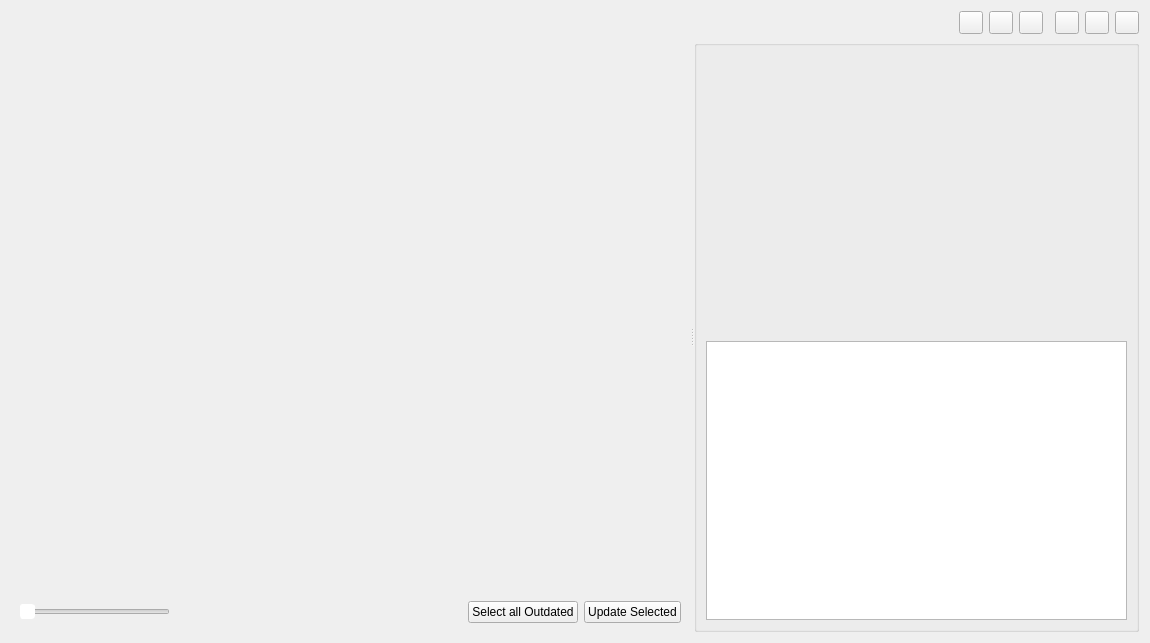
<?xml version="1.0" encoding="UTF-8"?>
<ui version="4.0">
 <class>Dialog</class>
 <widget class="QWidget" name="Dialog">
  <property name="geometry">
   <rect>
    <x>0</x>
    <y>0</y>
    <width>1150</width>
    <height>643</height>
   </rect>
  </property>
  <property name="windowTitle">
   <string>Form</string>
  </property>
  <layout class="QVBoxLayout" name="verticalLayout">
   <item>
    <layout class="QHBoxLayout" name="header_layout">
     <item>
      <spacer name="horizontalSpacer">
       <property name="orientation">
        <enum>Qt::Horizontal</enum>
       </property>
       <property name="sizeHint" stdset="0">
        <size>
         <width>40</width>
         <height>20</height>
        </size>
       </property>
      </spacer>
     </item>
     <item>
      <widget class="QToolButton" name="file_view_btn">
       <property name="focusPolicy">
        <enum>Qt::TabFocus</enum>
       </property>
       <property name="text">
        <string/>
       </property>
       <property name="checkable">
        <bool>true</bool>
       </property>
       <property name="checked">
        <bool>false</bool>
       </property>
       <property name="autoRaise">
        <bool>false</bool>
       </property>
      </widget>
     </item>
     <item>
      <widget class="QToolButton" name="list_view_btn">
       <property name="focusPolicy">
        <enum>Qt::TabFocus</enum>
       </property>
       <property name="text">
        <string/>
       </property>
       <property name="checkable">
        <bool>true</bool>
       </property>
       <property name="autoRaise">
        <bool>false</bool>
       </property>
      </widget>
     </item>
     <item>
      <widget class="QToolButton" name="grid_view_btn">
       <property name="focusPolicy">
        <enum>Qt::TabFocus</enum>
       </property>
       <property name="text">
        <string/>
       </property>
       <property name="checkable">
        <bool>true</bool>
       </property>
       <property name="autoRaise">
        <bool>false</bool>
       </property>
      </widget>
     </item>
     <item>
      <widget class="SearchWidget" name="search_widget" native="true">
       <property name="maximumSize">
        <size>
         <width>150</width>
         <height>16777215</height>
        </size>
       </property>
      </widget>
     </item>
     <item>
      <widget class="QToolButton" name="up_to_date_filter_btn">
       <property name="toolTip">
        <string>Click to show/hide up to date files</string>
       </property>
       <property name="text">
        <string/>
       </property>
       <property name="checkable">
        <bool>true</bool>
       </property>
       <property name="autoRaise">
        <bool>false</bool>
       </property>
      </widget>
     </item>
     <item>
      <widget class="QToolButton" name="out_of_date_filter_btn">
       <property name="toolTip">
        <string>Click to show/hide out of date files</string>
       </property>
       <property name="text">
        <string/>
       </property>
       <property name="checkable">
        <bool>true</bool>
       </property>
       <property name="autoRaise">
        <bool>false</bool>
       </property>
      </widget>
     </item>
     <item>
      <widget class="QToolButton" name="details_button">
       <property name="focusPolicy">
        <enum>Qt::TabFocus</enum>
       </property>
       <property name="text">
        <string/>
       </property>
       <property name="checkable">
        <bool>true</bool>
       </property>
       <property name="checked">
        <bool>false</bool>
       </property>
       <property name="autoRaise">
        <bool>false</bool>
       </property>
      </widget>
     </item>
    </layout>
   </item>
   <item>
    <widget class="QSplitter" name="details_splitter">
     <property name="sizePolicy">
      <sizepolicy hsizetype="Expanding" vsizetype="Expanding">
       <horstretch>0</horstretch>
       <verstretch>0</verstretch>
      </sizepolicy>
     </property>
     <property name="orientation">
      <enum>Qt::Horizontal</enum>
     </property>
     <widget class="QFrame" name="file_view_frame">
      <property name="sizePolicy">
       <sizepolicy hsizetype="Expanding" vsizetype="Expanding">
        <horstretch>0</horstretch>
        <verstretch>0</verstretch>
       </sizepolicy>
      </property>
      <layout class="QVBoxLayout" name="verticalLayout_4">
       <item>
        <layout class="QVBoxLayout" name="verticalLayout_3" stretch="0,0">
         <item>
          <widget class="GroupedItemView" name="file_view" native="true">
           <property name="sizePolicy">
            <sizepolicy hsizetype="Expanding" vsizetype="Expanding">
             <horstretch>0</horstretch>
             <verstretch>0</verstretch>
            </sizepolicy>
           </property>
          </widget>
         </item>
         <item>
          <layout class="QHBoxLayout" name="horizontalLayout">
           <item>
            <widget class="QSlider" name="size_slider">
             <property name="sizePolicy">
              <sizepolicy hsizetype="Preferred" vsizetype="Fixed">
               <horstretch>0</horstretch>
               <verstretch>0</verstretch>
              </sizepolicy>
             </property>
             <property name="minimumSize">
              <size>
               <width>150</width>
               <height>0</height>
              </size>
             </property>
             <property name="styleSheet">
              <string notr="true"> QSlider::handle:horizontal {
	border: 1px solid palette(base);
     border-radius: 3px;
     width: 4px;
     background: palette(light);
 }</string>
             </property>
             <property name="minimum">
              <number>20</number>
             </property>
             <property name="maximum">
              <number>300</number>
             </property>
             <property name="orientation">
              <enum>Qt::Horizontal</enum>
             </property>
            </widget>
           </item>
           <item>
            <spacer name="horizontalSpacer_2">
             <property name="orientation">
              <enum>Qt::Horizontal</enum>
             </property>
             <property name="sizeHint" stdset="0">
              <size>
               <width>40</width>
               <height>20</height>
              </size>
             </property>
            </spacer>
           </item>
           <item>
            <widget class="QPushButton" name="select_all_outdated_button">
             <property name="text">
              <string>Select all Outdated</string>
             </property>
            </widget>
           </item>
           <item>
            <widget class="QPushButton" name="update_selected_button">
             <property name="text">
              <string>Update Selected</string>
             </property>
            </widget>
           </item>
          </layout>
         </item>
        </layout>
       </item>
      </layout>
     </widget>
     <widget class="QGroupBox" name="details_panel">
      <property name="sizePolicy">
       <sizepolicy hsizetype="Preferred" vsizetype="Preferred">
        <horstretch>0</horstretch>
        <verstretch>0</verstretch>
       </sizepolicy>
      </property>
      <property name="minimumSize">
       <size>
        <width>300</width>
        <height>0</height>
       </size>
      </property>
      <property name="maximumSize">
       <size>
        <width>16777215</width>
        <height>16777215</height>
       </size>
      </property>
      <property name="title">
       <string/>
      </property>
      <layout class="QVBoxLayout" name="verticalLayout_2">
       <item>
        <widget class="ShotgunFolderWidget" name="file_details" native="true">
         <property name="sizePolicy">
          <sizepolicy hsizetype="Expanding" vsizetype="Expanding">
           <horstretch>0</horstretch>
           <verstretch>0</verstretch>
          </sizepolicy>
         </property>
         <property name="minimumSize">
          <size>
           <width>250</width>
           <height>250</height>
          </size>
         </property>
        </widget>
       </item>
       <item>
        <widget class="QListView" name="file_history_view"/>
       </item>
      </layout>
     </widget>
    </widget>
   </item>
  </layout>
 </widget>
 <customwidgets>
  <customwidget>
   <class>GroupedItemView</class>
   <extends>QWidget</extends>
   <header>..framework_qtwidgets</header>
   <container>1</container>
  </customwidget>
  <customwidget>
   <class>SearchWidget</class>
   <extends>QWidget</extends>
   <header>..framework_qtwidgets</header>
   <container>1</container>
  </customwidget>
  <customwidget>
   <class>ShotgunFolderWidget</class>
   <extends>QWidget</extends>
   <header>..framework_qtwidgets</header>
   <container>1</container>
  </customwidget>
 </customwidgets>
 <resources/>
 <connections/>
</ui>
